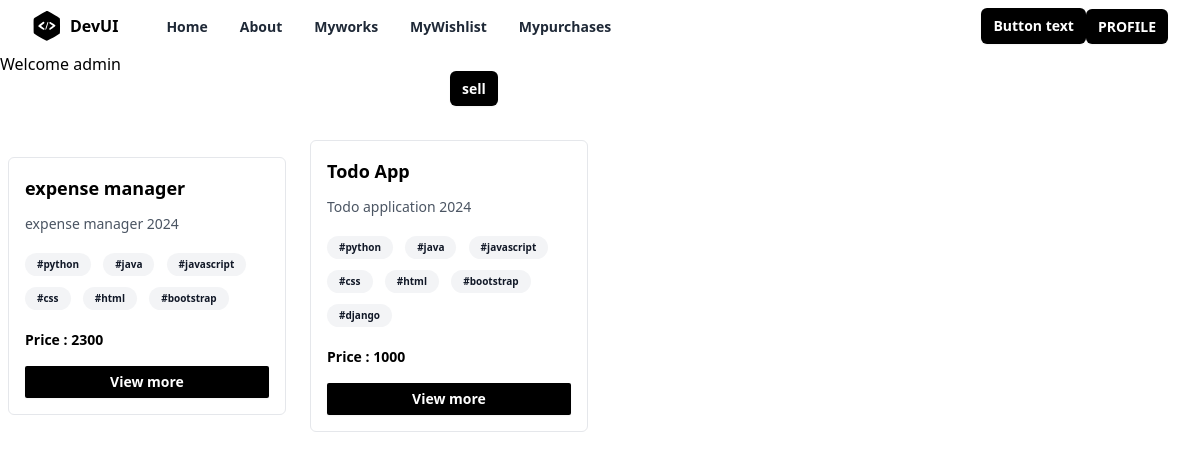
Page /index/ (signed in) on the committed database.
### store/models.py (models this page shows, shortened)
class Project(models.Model):
    title=models.CharField(max_length=200)
    description=models.TextField()
    tag_objects=models.ManyToManyField(Tag)
    owner=models.ForeignKey(User,on_delete=models.CASCADE,related_name="projects")
    thumbnail=EmbedVideoField()
    price=models.PositiveIntegerField()
    files=models.FileField(upload_to="projects",null=True)
    created_date=models.DateTimeField(auto_now_add=True)
    updated_date=models.DateTimeField(auto_now=True)
    is_active=models.BooleanField(default=True)

class Tag(models.Model):
    title=models.CharField(max_length=200,unique=True)
    created_date=models.DateTimeField(auto_now_add=True)
    updated_date=models.DateTimeField(auto_now=True)
    is_active=models.BooleanField(default=True)
    def __str__(self) -> str:
        return self.title

### store/views.py (the view)
# urls.py: path("index/",views.IndexView.as_view(),name="index"),
class IndexView(View):
    template_name = "store/index.html"
    def get(self,request,*args,**kwargs):
        qs = Project.objects.all().exclude(owner=request.user)
        return render(request,self.template_name,{"projects":qs})

### store/templates/store/index.html (shortened to what this page needs)
{%extends 'store/base.html'%}
{%block main_block%}
{%load embed_video_tags%}
<h1>Welcome {{request.user}}</h1>
<div class="w-1/4 mx-auto">
    <a href="{%url 'project-add'%}"
    type="button"
    class="rounded-md shadow-md bg-black px-3 py-2 text-sm font-semibold text-white shadow-sm hover:bg-black/80 focus-visible:outline focus-visible:outline-2 focus-visible:outline-offset-2 focus-visible:outline-black"
  >
    sell
</a>
</div>
<div class="mx-auto grid w-full max-w-7xl items-center space-y-4 px-2 py-10 md:grid-cols-2 md:gap-6 md:space-y-0 lg:grid-cols-4">
{%for p in projects%}
<div class="rounded-md border">
  <div class="p-4">
    <h1 class="inline-flex items-center text-lg font-semibold">
      {{p.title}}
    </h1>
    <p class="mt-3 text-sm text-gray-600">
      {{p.description}}
    </p>
    <div class="mt-4">
      {%for t in p.tag_objects.all%}
    <span class="mb-2 mr-2 inline-block rounded-full bg-gray-100 px-3 py-1 text-[10px] font-semibold text-gray-900">
        #{{t}}
      </span>
      {%endfor%}
    </div>
    <div class="mt-3 flex items-center space-x-2">
      <span class="block text-sm font-semibold"><strong> Price </strong> : {{p.price}} </span>
    </div>
    <div class="mt-4 w-full">
    <a href="{%url 'project-detail' p.id %}"
      type="button"
      class="mt-4 w-full block text-center rounded-sm bg-black px-2 py-1.5 text-sm font-semibold text-white shadow-sm hover:bg-black/80 focus-visible:outline focus-visible:outline-2 focus-visible:outline-offset-2 focus-visible:outline-black"
    >
      View more
    </a>
    </div>
  </div>
</div>
{%endfor%}
</div>
{%endblock%}

### rows in the picture
Project: title "expense manager", description "expense manager 2024", price "2300"
Tag: title "python"
Tag: title "java"
Tag: title "javascript"
Tag: title "css"
Tag: title "html"
Tag: title "bootstrap"
Project: title "Todo App", description "Todo application 2024", price "1000"
Tag: title "django"

### other values in the picture
{{ request.user }} "admin"
